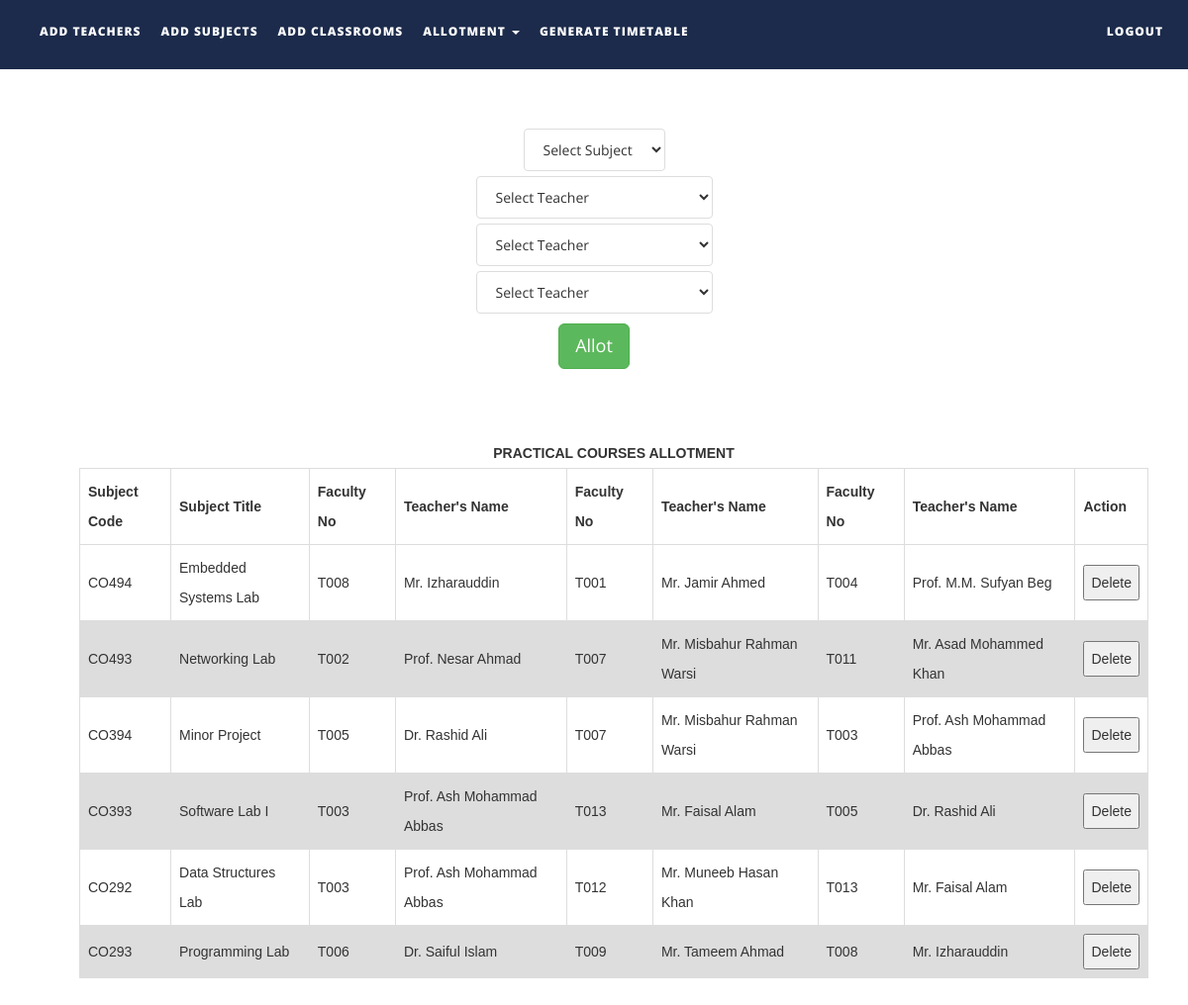
The app's page /ttms/files/allotpracticals.php with its own data.
### tables this page shows
CREATE TABLE `subjects` (
  `subject_code` varchar(10) NOT NULL,
  `subject_name` varchar(50) NOT NULL,
  `course_type` varchar(15) NOT NULL,
  `semester` int(1) NOT NULL,
  `department` varchar(50) NOT NULL,
  `isAlloted` int(1) NOT NULL,
  `allotedto` text NOT NULL,
  `allotedto2` text NOT NULL,
  `allotedto3` text NOT NULL
);

CREATE TABLE `teachers` (
  `faculty_number` varchar(10) NOT NULL,
  `name` text NOT NULL,
  `alias` varchar(10) NOT NULL,
  `designation` varchar(30) NOT NULL,
  `contact_number` varchar(15) NOT NULL,
  `emailid` varchar(50) NOT NULL
);

### ttms/files/allotpracticals.php (the view, shortened to what this page needs)
<!DOCTYPE html>
<html xmlns="http://www.w3.org/1999/xhtml" xmlns="http://www.w3.org/1999/html">
<head>
    <link href="assets/css/bootstrap.css" rel="stylesheet"/>
    <link href="assets/css/font-awesome.min.css" rel="stylesheet"/>
    <link href="assets/css/flexslider.css" rel="stylesheet"/>
    <link href="assets/css/style.css" rel="stylesheet"/>
</head>
<body>
<div class="navbar navbar-inverse navbar-fixed-top " id="menu">
    <div class="container">
        <div class="navbar-collapse collapse move-me">
            <ul class="nav navbar-nav navbar-left">
                <li><a href="addteachers.php">ADD TEACHERS</a></li>
                <li><a href="addsubjects.php">ADD SUBJECTS</a></li>
                <li><a href="addclassrooms.php">ADD CLASSROOMS</a></li>
                <li class="dropdown"><a class="dropdown-toggle" data-toggle="dropdown" aria-expanded="false">ALLOTMENT
                        <span class="caret"></span></a>
                </li>
                <li><a href="generatetimetable.php">GENERATE TIMETABLE</a></li>
            </ul>
            <ul class="nav navbar-nav navbar-right">
                <li><a href="index.php">LOGOUT</a></li>
            </ul>
        </div>
    </div>
</div>
<br>
<form action="allotmentpracticalFormvalidation.php" method="post" style="margin-top: 100px">
    <div align="center">
        <select name="tobealloted" class="list-group-item">
            <?php
            $q = mysqli_query(mysqli_connect("localhost", "root", "", "ttms"),
                "SELECT * FROM subjects WHERE course_type = 'LAB'");
            $row_count = mysqli_num_rows($q);
            if ($row_count) {
                $mystring = '
         <option selected disabled>Select Subject</option>';
                while ($row = mysqli_fetch_assoc($q)) {
                    if ($row['isAlloted'] == 1)
                        continue;
                    $mystring .= '<option value="' . $row['subject_code'] . '">' . $row['subject_name'] . '</option>';
                }
                echo $mystring;
            }
            ?>
        </select>
    </div>
    <div align="center" style="margin-top: 5px">
        <select name="toalloted" class="list-group-item">
            <?php
            $q = mysqli_query(mysqli_connect("localhost", "root", "", "ttms"),
                "SELECT * FROM teachers ");
            $row_count = mysqli_num_rows($q);
            if ($row_count) {
                $mystring = '
         <option selected disabled>Select Teacher</option>';
                while ($row = mysqli_fetch_assoc($q)) {
                    $mystring .= '<option value="' . $row['faculty_number'] . '">' . $row['name'] . '</option>';
                }
                echo $mystring;
            }
            ?>
        </select>
    </div>
    <div align="center" style="margin-top: 5px">
        <select name="toalloted2" class="list-group-item">
            <?php
            $q = mysqli_query(mysqli_connect("localhost", "root", "", "ttms"),
                "SELECT * FROM teachers ");
            $row_count = mysqli_num_rows($q);
            if ($row_count) {
                $mystring = '
         <option selected disabled>Select Teacher</option>';
                while ($row = mysqli_fetch_assoc($q)) {
                    $mystring .= '<option value="' . $row['faculty_number'] . '">' . $row['name'] . '</option>';
                }
                echo $mystring;
            }
            ?>
        </select>
    </div>
    <div align="center" style="margin-top: 5px">
        <select name="toalloted3" class="list-group-item">
            <?php
            $q = mysqli_query(mysqli_connect("localhost", "root", "", "ttms"),
                "SELECT * FROM teachers ");
            $row_count = mysqli_num_rows($q);
            if ($row_count) {
                $mystring = '
         <option selected disabled>Select Teacher</option>';
                while ($row = mysqli_fetch_assoc($q)) {
                    $mystring .= '<option value="' . $row['faculty_number'] . '">' . $row['name'] . '</option>';
                }
                echo $mystring;
            }
            ?>
        </select>
    </div>
    <div align="center" style="margin-top: 10px">
        <button type="submit" class="btn btn-success btn-lg">Allot</button>
    </div>
</form>
<table id=allotedpracticalstable>
    <caption><strong>PRACTICAL COURSES ALLOTMENT</strong></caption>
    <tr>
        <th width="130">Subject Code</th>
        <th width=200>Subject Title</th>
        <th width="120">Faculty No</th>
        <th width="300">Teacher's Name</th>
        <th width="120">Faculty No</th>
        <th width="300">Teacher's Name</th>
        <th width="120">Faculty No</th>
        <th width="300">Teacher's Name</th>
        <th width="40">Action</th>
    </tr>
    <tbody>
    <?php
    $q = mysqli_query(mysqli_connect("localhost", "root", "", "ttms"),
        "SELECT * FROM subjects");
    while ($row = mysqli_fetch_assoc($q)) {
        if (!($row['course_type'] == "LAB"))
            continue;
        $teacher_id1 = $row['allotedto'];
        $teacher_id2 = $row['allotedto2'];
        $teacher_id3 = $row['allotedto3'];
        $t1 = mysqli_query(mysqli_connect("localhost", "root", "", "ttms"),
            "SELECT name FROM teachers WHERE faculty_number = '$teacher_id1'");
        $trow1 = mysqli_fetch_assoc($t1);
        $t2 = mysqli_query(mysqli_connect("localhost", "root", "", "ttms"),
            "SELECT name FROM teachers WHERE faculty_number = '$teacher_id2'");
        $trow2 = mysqli_fetch_assoc($t2);
        $t3 = mysqli_query(mysqli_connect("localhost", "root", "", "ttms"),
            "SELECT name FROM teachers WHERE faculty_number = '$teacher_id3'");
        $trow3 = mysqli_fetch_assoc($t3);
        echo "<tr><td>{$row['subject_code']}</td>
                    <td>{$row['subject_name']}</td>
                    <td>{$row['allotedto']}</td>
                    <td>{$trow1['name']}</td>
                    <td>{$row['allotedto2']}</td>
                    <td>{$trow2['name']}</td>
                    <td>{$row['allotedto3']}</td>
                    <td>{$trow3['name']}</td>
                   <td>
                    <button>Delete</button></td>
                    </tr>\n";
    }
    ?>
    </tbody>
</table>
</body>
</html>

### ttms/files/assets/css/style.css (style rules this page uses)
#menu { background-color: rgba(28, 43, 75, 1); color: #fff; font-size: 12px; font-weight: 900; letter-spacing: 1px; min-height: 70px; }
.navbar-inverse { border-color: transparent; }
.navbar-inverse .navbar-nav > li > a, .navbar-inverse .navbar-nav > li > a:hover { color: #FFF; padding: 22px 10px; }

### ttms/files/allotpracticals.php (style rules this page uses)
table { margin-top: 70px; margin-bottom: 50px; font-family: arial, sans-serif; border-collapse: collapse; margin-left: 80px; width: 90%; }
td, th { border: 1px solid #dddddd; text-align: left; padding: 8px; }
tr:nth-child(even) { background-color: #dddddd; }

### records on screen
subjects: subject_code "CO494", subject_name "Embedded Systems Lab", allotedto "T008", teachers.name "Mr. Izharauddin", allotedto2 "T001", teachers.name "Mr. Jamir Ahmed", allotedto3 "T004", teachers.name "Prof. M.M. Sufyan Beg"
subjects: subject_code "CO493", subject_name "Networking Lab", allotedto "T002", teachers.name "Prof. Nesar Ahmad", allotedto2 "T007", teachers.name "Mr. Misbahur Rahman Warsi", allotedto3 "T011", teachers.name "Mr. Asad Mohammed Khan"
subjects: subject_code "CO394", subject_name "Minor Project", allotedto "T005", teachers.name "Dr. Rashid Ali", allotedto2 "T007", teachers.name "Mr. Misbahur Rahman Warsi", allotedto3 "T003", teachers.name "Prof. Ash Mohammad Abbas"
subjects: subject_code "CO393", subject_name "Software Lab I", allotedto "T003", teachers.name "Prof. Ash Mohammad Abbas", allotedto2 "T013", teachers.name "Mr. Faisal Alam", allotedto3 "T005", teachers.name "Dr. Rashid Ali"
subjects: subject_code "CO292", subject_name "Data Structures Lab", allotedto "T003", teachers.name "Prof. Ash Mohammad Abbas", allotedto2 "T012", teachers.name "Mr. Muneeb Hasan Khan", allotedto3 "T013", teachers.name "Mr. Faisal Alam"
subjects: subject_code "CO293", subject_name "Programming Lab", allotedto "T006", teachers.name "Dr. Saiful Islam", allotedto2 "T009", teachers.name "Mr. Tameem Ahmad", allotedto3 "T008", teachers.name "Mr. Izharauddin"
